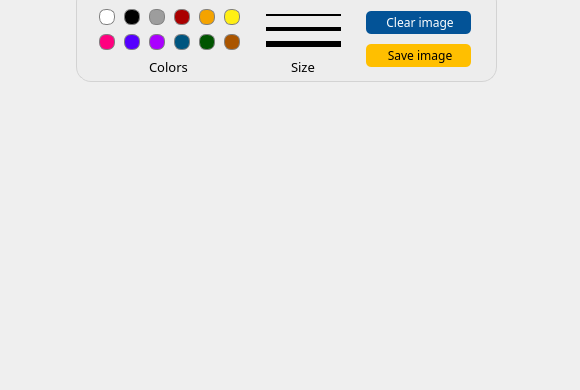
<?xml version="1.0" encoding="UTF-8"?>
<ui version="4.0">
 <class>PaintWidgetClass</class>
 <widget class="QWidget" name="PaintWidgetClass">
  <property name="geometry">
   <rect>
    <x>0</x>
    <y>0</y>
    <width>580</width>
    <height>390</height>
   </rect>
  </property>
  <property name="minimumSize">
   <size>
    <width>580</width>
    <height>390</height>
   </size>
  </property>
  <property name="maximumSize">
   <size>
    <width>580</width>
    <height>390</height>
   </size>
  </property>
  <property name="windowTitle">
   <string>PaintWidget</string>
  </property>
  <widget class="QGroupBox" name="groupBox">
   <property name="geometry">
    <rect>
     <x>76</x>
     <y>-13</y>
     <width>421</width>
     <height>95</height>
    </rect>
   </property>
   <property name="styleSheet">
    <string notr="true">background-color: rgb(237, 237, 237);
border: 1px solid rgb(211,211,211);
border-radius:15px;</string>
   </property>
   <property name="title">
    <string/>
   </property>
   <widget class="QGroupBox" name="groupBox_colors">
    <property name="geometry">
     <rect>
      <x>3</x>
      <y>7</y>
      <width>181</width>
      <height>81</height>
     </rect>
    </property>
    <property name="styleSheet">
     <string notr="true">background-color: rgb(237, 237, 237);
border: 0px solid rgb(211,211,211);
border-radius:15px;</string>
    </property>
    <property name="title">
     <string/>
    </property>
    <widget class="QPushButton" name="pushButton_white">
     <property name="geometry">
      <rect>
       <x>20</x>
       <y>15</y>
       <width>16</width>
       <height>16</height>
      </rect>
     </property>
     <property name="styleSheet">
      <string notr="true">background-color: rgb(255, 255, 255);
border: 1px solid gray;
border-radius:7px;</string>
     </property>
     <property name="text">
      <string/>
     </property>
    </widget>
    <widget class="QPushButton" name="pushButton_black">
     <property name="geometry">
      <rect>
       <x>45</x>
       <y>15</y>
       <width>16</width>
       <height>16</height>
      </rect>
     </property>
     <property name="styleSheet">
      <string notr="true">background-color: rgb(0, 0, 0);
border: 1px solid gray;
border-radius:7px;</string>
     </property>
     <property name="text">
      <string/>
     </property>
    </widget>
    <widget class="QPushButton" name="pushButton_grey">
     <property name="geometry">
      <rect>
       <x>70</x>
       <y>15</y>
       <width>16</width>
       <height>16</height>
      </rect>
     </property>
     <property name="styleSheet">
      <string notr="true">background-color: rgb(157, 157, 157);
border: 1px solid gray;
border-radius:7px;</string>
     </property>
     <property name="text">
      <string/>
     </property>
    </widget>
    <widget class="QPushButton" name="pushButton_red">
     <property name="geometry">
      <rect>
       <x>95</x>
       <y>15</y>
       <width>16</width>
       <height>16</height>
      </rect>
     </property>
     <property name="styleSheet">
      <string notr="true">background-color: rgb(170, 0, 0);
border: 1px solid gray;
border-radius:7px;</string>
     </property>
     <property name="text">
      <string/>
     </property>
    </widget>
    <widget class="QPushButton" name="pushButton_orange">
     <property name="geometry">
      <rect>
       <x>120</x>
       <y>15</y>
       <width>16</width>
       <height>16</height>
      </rect>
     </property>
     <property name="styleSheet">
      <string notr="true">background-color: rgb(244, 163, 0);
border: 1px solid gray;
border-radius:7px;</string>
     </property>
     <property name="text">
      <string/>
     </property>
    </widget>
    <widget class="QPushButton" name="pushButton_yellow">
     <property name="geometry">
      <rect>
       <x>145</x>
       <y>15</y>
       <width>16</width>
       <height>16</height>
      </rect>
     </property>
     <property name="styleSheet">
      <string notr="true">background-color: rgb(255, 239, 21);
border: 1px solid gray;
border-radius:7px;</string>
     </property>
     <property name="text">
      <string/>
     </property>
    </widget>
    <widget class="QPushButton" name="pushButton_pink">
     <property name="geometry">
      <rect>
       <x>20</x>
       <y>40</y>
       <width>16</width>
       <height>16</height>
      </rect>
     </property>
     <property name="styleSheet">
      <string notr="true">background-color: rgb(255, 0, 127);
border: 1px solid gray;
border-radius:7px;</string>
     </property>
     <property name="text">
      <string/>
     </property>
    </widget>
    <widget class="QPushButton" name="pushButton_blue">
     <property name="geometry">
      <rect>
       <x>45</x>
       <y>40</y>
       <width>16</width>
       <height>16</height>
      </rect>
     </property>
     <property name="styleSheet">
      <string notr="true">background-color: rgb(85, 0, 255);
border: 1px solid gray;
border-radius:7px;</string>
     </property>
     <property name="text">
      <string/>
     </property>
    </widget>
    <widget class="QPushButton" name="pushButton_magenta">
     <property name="geometry">
      <rect>
       <x>70</x>
       <y>40</y>
       <width>16</width>
       <height>16</height>
      </rect>
     </property>
     <property name="styleSheet">
      <string notr="true">background-color: rgb(170, 0, 255);
border: 1px solid gray;
border-radius:7px;</string>
     </property>
     <property name="text">
      <string/>
     </property>
    </widget>
    <widget class="QPushButton" name="pushButton_turquoise">
     <property name="geometry">
      <rect>
       <x>95</x>
       <y>40</y>
       <width>16</width>
       <height>16</height>
      </rect>
     </property>
     <property name="styleSheet">
      <string notr="true">background-color: rgb(0, 85, 127);
border: 1px solid gray;
border-radius:7px;</string>
     </property>
     <property name="text">
      <string/>
     </property>
    </widget>
    <widget class="QPushButton" name="pushButton_green">
     <property name="geometry">
      <rect>
       <x>120</x>
       <y>40</y>
       <width>16</width>
       <height>16</height>
      </rect>
     </property>
     <property name="styleSheet">
      <string notr="true">background-color: rgb(0, 85, 0);
border: 1px solid gray;
border-radius:7px;</string>
     </property>
     <property name="text">
      <string/>
     </property>
    </widget>
    <widget class="QPushButton" name="pushButton_brown">
     <property name="geometry">
      <rect>
       <x>145</x>
       <y>40</y>
       <width>16</width>
       <height>16</height>
      </rect>
     </property>
     <property name="styleSheet">
      <string notr="true">background-color: rgb(170, 85, 0);
border: 1px solid gray;
border-radius:7px;</string>
     </property>
     <property name="text">
      <string/>
     </property>
    </widget>
    <widget class="QLabel" name="label_colorsText">
     <property name="geometry">
      <rect>
       <x>70</x>
       <y>65</y>
       <width>51</width>
       <height>16</height>
      </rect>
     </property>
     <property name="sizePolicy">
      <sizepolicy hsizetype="Preferred" vsizetype="Preferred">
       <horstretch>0</horstretch>
       <verstretch>0</verstretch>
      </sizepolicy>
     </property>
     <property name="font">
      <font>
       <family>Nunito SemiBold</family>
       <pointsize>10</pointsize>
      </font>
     </property>
     <property name="styleSheet">
      <string notr="true">border: 0px solid gray;</string>
     </property>
     <property name="text">
      <string>Colors</string>
     </property>
     <property name="alignment">
      <set>Qt::AlignLeading|Qt::AlignLeft|Qt::AlignVCenter</set>
     </property>
     <property name="wordWrap">
      <bool>false</bool>
     </property>
    </widget>
   </widget>
   <widget class="QGroupBox" name="groupBox_size">
    <property name="geometry">
     <rect>
      <x>180</x>
      <y>7</y>
      <width>91</width>
      <height>81</height>
     </rect>
    </property>
    <property name="styleSheet">
     <string notr="true">background-color: rgb(237, 237, 237);
border: 0px solid rgb(211,211,211);
border-radius:15px;</string>
    </property>
    <property name="title">
     <string/>
    </property>
    <widget class="QPushButton" name="pushButton_mediumLineSize">
     <property name="geometry">
      <rect>
       <x>10</x>
       <y>33</y>
       <width>75</width>
       <height>4</height>
      </rect>
     </property>
     <property name="styleSheet">
      <string notr="true">background-color: rgb(0, 0, 0);
border: 1px solid black;</string>
     </property>
     <property name="text">
      <string/>
     </property>
    </widget>
    <widget class="QPushButton" name="pushButton_largeLineSize">
     <property name="geometry">
      <rect>
       <x>10</x>
       <y>47</y>
       <width>75</width>
       <height>6</height>
      </rect>
     </property>
     <property name="styleSheet">
      <string notr="true">background-color: rgb(0, 0, 0);
border:1px solid black;</string>
     </property>
     <property name="text">
      <string/>
     </property>
    </widget>
    <widget class="QPushButton" name="pushButton_smallLineSize">
     <property name="geometry">
      <rect>
       <x>10</x>
       <y>20</y>
       <width>75</width>
       <height>2</height>
      </rect>
     </property>
     <property name="styleSheet">
      <string notr="true">background-color: rgb(0, 0, 0);
border: 1px solid black;</string>
     </property>
     <property name="text">
      <string/>
     </property>
    </widget>
    <widget class="QLabel" name="label_sizeText">
     <property name="geometry">
      <rect>
       <x>35</x>
       <y>65</y>
       <width>51</width>
       <height>16</height>
      </rect>
     </property>
     <property name="sizePolicy">
      <sizepolicy hsizetype="Preferred" vsizetype="Preferred">
       <horstretch>0</horstretch>
       <verstretch>0</verstretch>
      </sizepolicy>
     </property>
     <property name="font">
      <font>
       <family>Nunito SemiBold</family>
       <pointsize>10</pointsize>
      </font>
     </property>
     <property name="styleSheet">
      <string notr="true">border: 0px solid gray;</string>
     </property>
     <property name="text">
      <string>Size</string>
     </property>
     <property name="alignment">
      <set>Qt::AlignLeading|Qt::AlignLeft|Qt::AlignVCenter</set>
     </property>
     <property name="wordWrap">
      <bool>false</bool>
     </property>
    </widget>
   </widget>
   <widget class="QGroupBox" name="groupBox_options">
    <property name="geometry">
     <rect>
      <x>270</x>
      <y>12</y>
      <width>141</width>
      <height>71</height>
     </rect>
    </property>
    <property name="styleSheet">
     <string notr="true">background-color: rgb(237, 237, 237);
border: 0px solid rgb(211,211,211);
border-radius:15px;</string>
    </property>
    <property name="title">
     <string/>
    </property>
    <widget class="QPushButton" name="pushButton_clearImage">
     <property name="geometry">
      <rect>
       <x>20</x>
       <y>12</y>
       <width>105</width>
       <height>23</height>
      </rect>
     </property>
     <property name="font">
      <font>
       <family>Nunito Medium</family>
       <pointsize>9</pointsize>
      </font>
     </property>
     <property name="styleSheet">
      <string notr="true">QPushButton {
background-color: rgb(3, 83, 151);
color: rgb(255,255,255);
border-radius:5px;
}

QPushButton:hover, QPushButton:pressed {
   background-color: rgb(2, 63, 112);
}</string>
     </property>
     <property name="text">
      <string> Clear image</string>
     </property>
     <property name="icon">
      <iconset resource="../../Frontend.qrc">
       <normaloff>:/Frontend/assets/images/bin-icon-white.png</normaloff>:/Frontend/assets/images/bin-icon-white.png</iconset>
     </property>
    </widget>
    <widget class="QPushButton" name="pushButton_saveImage">
     <property name="geometry">
      <rect>
       <x>20</x>
       <y>45</y>
       <width>105</width>
       <height>23</height>
      </rect>
     </property>
     <property name="font">
      <font>
       <family>Nunito Medium</family>
       <pointsize>9</pointsize>
      </font>
     </property>
     <property name="styleSheet">
      <string notr="true">QPushButton{
background-color: rgb(255, 191, 0);
color:rgb(0,0,0);
border-radius:5px;
}

QPushButton:hover, QPushButton:pressed {
   background-color: rgb(225, 165, 0);
}</string>
     </property>
     <property name="text">
      <string> Save image</string>
     </property>
     <property name="icon">
      <iconset resource="../../Frontend.qrc">
       <normaloff>:/Frontend/assets/images/diskette-icon-black.png</normaloff>:/Frontend/assets/images/diskette-icon-black.png</iconset>
     </property>
    </widget>
   </widget>
  </widget>
 </widget>
 <layoutdefault spacing="6" margin="11"/>
 <resources>
  <include location="../../Frontend.qrc"/>
 </resources>
 <connections/>
</ui>
